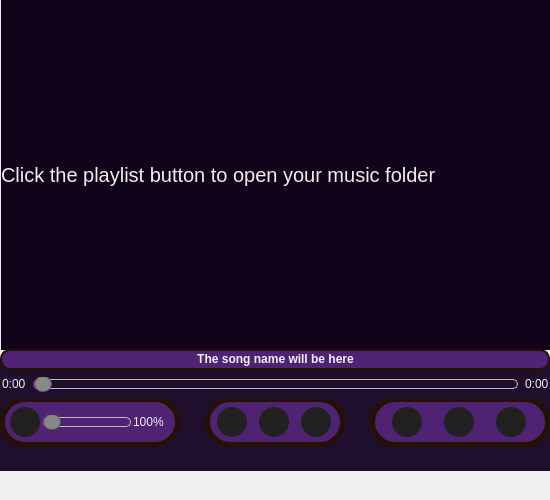
    <widget class="QWidget" name="homeTab">
     <property name="minimumSize">
      <size>
       <width>550</width>
       <height>500</height>
      </size>
     </property>
     <property name="maximumSize">
      <size>
       <width>550</width>
       <height>500</height>
      </size>
     </property>
     <property name="styleSheet">
      <string notr="true">border: none;
</string>
     </property>
     <attribute name="icon">
      <iconset>
       <normaloff>../../music_player/assets/home.svg</normaloff>../../music_player/assets/home.svg</iconset>
     </attribute>
     <attribute name="title">
      <string>Home</string>
     </attribute>
     <widget class="QWidget" name="libraryWidget" native="true">
      <property name="geometry">
       <rect>
        <x>0</x>
        <y>0</y>
        <width>550</width>
        <height>350</height>
       </rect>
      </property>
      <property name="styleSheet">
       <string notr="true">#libraryWidget {
border: none;
}

QScrollBar {
    width: 10px;
    border: none;
    background-color: #11041A;
    margin: 0px 0px 0px 0px;
}

QScrollBar::handle {
    background: qlineargradient(spread:pad, x1:0.457, y1:0.222, x2:1, y2:1, stop:0 rgba(148, 0, 211, 255), stop:1 rgba(172, 64, 159, 1));
    border-radius: 0px;
    min-height: 20px;
}

QScrollBar::add-page {
    background-color: #11041A;
}

QScrollBar::sub-page {
    background-color: #11041A;
}

QLabel {
    background-color: #11041A;
    color: #ECF0F1;
    font-size: 20px;
}</string>
      </property>
      <widget class="QScrollArea" name="scrollArea">
       <property name="geometry">
        <rect>
         <x>0</x>
         <y>-1</y>
         <width>550</width>
         <height>351</height>
        </rect>
       </property>
       <property name="verticalScrollBarPolicy">
        <enum>Qt::ScrollBarAlwaysOff</enum>
       </property>
       <property name="horizontalScrollBarPolicy">
        <enum>Qt::ScrollBarAlwaysOff</enum>
       </property>
       <property name="widgetResizable">
        <bool>true</bool>
       </property>
       <widget class="QWidget" name="scrollAreaWidgetContents">
        <property name="geometry">
         <rect>
          <x>0</x>
          <y>0</y>
          <width>550</width>
          <height>351</height>
         </rect>
        </property>
        <widget class="QWidget" name="horizontalLayoutWidget_5">
         <property name="geometry">
          <rect>
           <x>0</x>
           <y>0</y>
           <width>552</width>
           <height>352</height>
          </rect>
         </property>
         <layout class="QHBoxLayout" name="libraryLayout">
          <property name="spacing">
           <number>0</number>
          </property>
          <item>
           <widget class="QLabel" name="label">
            <property name="minimumSize">
             <size>
              <width>550</width>
              <height>350</height>
             </size>
            </property>
            <property name="maximumSize">
             <size>
              <width>550</width>
              <height>400</height>
             </size>
            </property>
            <property name="styleSheet">
             <string notr="true"/>
            </property>
            <property name="text">
             <string>Click the playlist button to open your music folder</string>
            </property>
            <property name="wordWrap">
             <bool>true</bool>
            </property>
           </widget>
          </item>
         </layout>
        </widget>
       </widget>
      </widget>
     </widget>
     <widget class="QFrame" name="playerActionsFrame">
      <property name="geometry">
       <rect>
        <x>0</x>
        <y>360</y>
        <width>551</width>
        <height>111</height>
       </rect>
      </property>
      <property name="styleSheet">
       <string notr="true">#playerActionsFrame {
    background: #200e2d;
    border: none;
}

QLabel {
    color: #ECF0F1;
}

QPushButton {
	border: none;
	background-color: #212121;
	border-radius: 15px;
    color: #555555;
    text-align: centre;
}
QPushButton:hover {
    background: qlineargradient(spread:pad, x1:0.457, y1:0.222, x2:1, y2:1, stop:0 rgba(148, 0, 211, 255), stop:1 rgba(172, 64, 159, 1));
}
QPushButton:pressed {
    background-color: #ECF0F1;
}

QSlider::sub-page:horizontal {
    border-radius: 5px;
    background: qlineargradient(spread:pad, x1:0.457, y1:0.222, x2:1, y2:1, stop:0 rgb(148, 0, 211), stop:1 rgb(172, 64, 159));
}

QSlider::groove:horizontal {
    border: 1px solid #bbb;
    height: 8px;
    background: qlineargradient(x1: 0, y1: 0, x2: 1, y2: 0,
                     stop: 0 #ddd, stop: 1 #888);
    border-radius: 5px;
}

QSlider::handle:horizontal {
    background-color: #888;
    border: 1px solid #555;
    width: 16px;
    margin-top: -4px;
    margin-bottom: -4px;
    border-radius: 8px;
}</string>
      </property>
      <property name="frameShape">
       <enum>QFrame::StyledPanel</enum>
      </property>
      <property name="frameShadow">
       <enum>QFrame::Raised</enum>
      </property>
      <widget class="QWidget" name="progressWidget" native="true">
       <property name="geometry">
        <rect>
         <x>-1</x>
         <y>-11</y>
         <width>550</width>
         <height>51</height>
        </rect>
       </property>
       <widget class="QWidget" name="horizontalLayoutWidget_2">
        <property name="geometry">
         <rect>
          <x>0</x>
          <y>20</y>
          <width>551</width>
          <height>31</height>
         </rect>
        </property>
        <layout class="QHBoxLayout" name="progressLayout">
         <property name="spacing">
          <number>7</number>
         </property>
         <property name="leftMargin">
          <number>3</number>
         </property>
         <property name="rightMargin">
          <number>1</number>
         </property>
         <item>
          <widget class="QLabel" name="startTimeLabel">
           <property name="maximumSize">
            <size>
             <width>30</width>
             <height>30</height>
            </size>
           </property>
           <property name="text">
            <string>0:00</string>
           </property>
          </widget>
         </item>
         <item>
          <widget class="QSlider" name="progressSlider">
           <property name="mouseTracking">
            <bool>false</bool>
           </property>
           <property name="tabletTracking">
            <bool>false</bool>
           </property>
           <property name="acceptDrops">
            <bool>false</bool>
           </property>
           <property name="autoFillBackground">
            <bool>false</bool>
           </property>
           <property name="styleSheet">
            <string notr="true"/>
           </property>
           <property name="maximum">
            <number>100</number>
           </property>
           <property name="tracking">
            <bool>true</bool>
           </property>
           <property name="orientation">
            <enum>Qt::Horizontal</enum>
           </property>
          </widget>
         </item>
         <item>
          <widget class="QLabel" name="endTimeLabel">
           <property name="maximumSize">
            <size>
             <width>30</width>
             <height>30</height>
            </size>
           </property>
           <property name="text">
            <string>0:00</string>
           </property>
          </widget>
         </item>
        </layout>
       </widget>
      </widget>
      <widget class="QWidget" name="actionsWidget" native="true">
       <property name="geometry">
        <rect>
         <x>0</x>
         <y>39</y>
         <width>550</width>
         <height>91</height>
        </rect>
       </property>
       <property name="maximumSize">
        <size>
         <width>550</width>
         <height>100</height>
        </size>
       </property>
       <property name="styleSheet">
        <string notr="true">#mainActionsWidget, #secondaryActionsWidget, #volumeWidget {
    border: 5px solid #251101;
    border-radius: 25px;
    background: #502274;
}</string>
       </property>
       <widget class="QWidget" name="mainActionsWidget" native="true">
        <property name="geometry">
         <rect>
          <x>205</x>
          <y>-2</y>
          <width>140</width>
          <height>50</height>
         </rect>
        </property>
        <property name="styleSheet">
         <string notr="true"/>
        </property>
        <widget class="QWidget" name="horizontalLayoutWidget">
         <property name="geometry">
          <rect>
           <x>0</x>
           <y>0</y>
           <width>141</width>
           <height>51</height>
          </rect>
         </property>
         <layout class="QHBoxLayout" name="mainActionsLayout">
          <property name="spacing">
           <number>0</number>
          </property>
          <property name="leftMargin">
           <number>0</number>
          </property>
          <property name="rightMargin">
           <number>0</number>
          </property>
          <item>
           <widget class="QPushButton" name="previousBtn">
            <property name="maximumSize">
             <size>
              <width>30</width>
              <height>30</height>
             </size>
            </property>
            <property name="toolTip">
             <string/>
            </property>
            <property name="whatsThis">
             <string/>
            </property>
            <property name="styleSheet">
             <string notr="true">padding-right: 3px
</string>
            </property>
            <property name="text">
             <string/>
            </property>
            <property name="icon">
             <iconset>
              <normaloff>../../assets/previous.svg</normaloff>../../assets/previous.svg</iconset>
            </property>
            <property name="iconSize">
             <size>
              <width>20</width>
              <height>20</height>
             </size>
            </property>
           </widget>
          </item>
          <item>
           <widget class="QPushButton" name="playPauseBtn">
            <property name="minimumSize">
             <size>
              <width>0</width>
              <height>0</height>
             </size>
            </property>
            <property name="maximumSize">
             <size>
              <width>30</width>
              <height>30</height>
             </size>
            </property>
            <property name="toolTip">
             <string/>
            </property>
            <property name="toolTipDuration">
             <number>-1</number>
            </property>
            <property name="statusTip">
             <string notr="true"/>
            </property>
            <property name="whatsThis">
             <string/>
            </property>
            <property name="styleSheet">
             <string notr="true">padding-left: 4px
</string>
            </property>
            <property name="text">
             <string/>
            </property>
            <property name="icon">
             <iconset>
              <normaloff>../../assets/play.svg</normaloff>../../assets/play.svg</iconset>
            </property>
            <property name="iconSize">
             <size>
              <width>20</width>
              <height>20</height>
             </size>
            </property>
           </widget>
          </item>
          <item>
           <widget class="QPushButton" name="nextBtn">
            <property name="maximumSize">
             <size>
              <width>30</width>
              <height>30</height>
             </size>
            </property>
            <property name="toolTip">
             <string/>
            </property>
            <property name="whatsThis">
             <string/>
            </property>
            <property name="styleSheet">
             <string notr="true">padding-left: 3px
</string>
            </property>
            <property name="text">
             <string/>
            </property>
            <property name="icon">
             <iconset>
              <normaloff>../../assets/next.svg</normaloff>../../assets/next.svg</iconset>
            </property>
            <property name="iconSize">
             <size>
              <width>20</width>
              <height>20</height>
             </size>
            </property>
           </widget>
          </item>
         </layout>
        </widget>
       </widget>
       <widget class="QWidget" name="volumeWidget" native="true">
        <property name="geometry">
         <rect>
          <x>0</x>
          <y>-2</y>
          <width>180</width>
          <height>50</height>
         </rect>
        </property>
        <widget class="QWidget" name="horizontalLayoutWidget_3">
         <property name="geometry">
          <rect>
           <x>10</x>
           <y>0</y>
           <width>121</width>
           <height>51</height>
          </rect>
         </property>
         <layout class="QHBoxLayout" name="volumeLayout">
          <property name="spacing">
           <number>2</number>
          </property>
          <property name="leftMargin">
           <number>0</number>
          </property>
          <property name="rightMargin">
           <number>0</number>
          </property>
          <item>
           <widget class="QPushButton" name="volumeBtn">
            <property name="minimumSize">
             <size>
              <width>30</width>
              <height>30</height>
             </size>
            </property>
            <property name="maximumSize">
             <size>
              <width>30</width>
              <height>30</height>
             </size>
            </property>
            <property name="toolTip">
             <string/>
            </property>
            <property name="whatsThis">
             <string/>
            </property>
            <property name="text">
             <string/>
            </property>
            <property name="icon">
             <iconset>
              <normaloff>../../assets/volumeOn.svg</normaloff>../../assets/volumeOn.svg</iconset>
            </property>
            <property name="iconSize">
             <size>
              <width>20</width>
              <height>20</height>
             </size>
            </property>
           </widget>
          </item>
          <item>
           <widget class="QSlider" name="volumeSlider">
            <property name="maximum">
             <number>100</number>
            </property>
            <property name="orientation">
             <enum>Qt::Horizontal</enum>
            </property>
           </widget>
          </item>
         </layout>
        </widget>
        <widget class="QLabel" name="volumeLabel">
         <property name="geometry">
          <rect>
           <x>133</x>
           <y>10</y>
           <width>40</width>
           <height>30</height>
          </rect>
         </property>
         <property name="maximumSize">
          <size>
           <width>40</width>
           <height>30</height>
          </size>
         </property>
         <property name="styleSheet">
          <string notr="true"/>
         </property>
         <property name="text">
          <string>100%</string>
         </property>
        </widget>
       </widget>
       <widget class="QWidget" name="secondaryActionsWidget" native="true">
        <property name="geometry">
         <rect>
          <x>370</x>
          <y>-2</y>
          <width>180</width>
          <height>50</height>
         </rect>
        </property>
        <widget class="QWidget" name="horizontalLayoutWidget_4">
         <property name="geometry">
          <rect>
           <x>0</x>
           <y>0</y>
           <width>181</width>
           <height>51</height>
          </rect>
         </property>
         <layout class="QHBoxLayout" name="secondaryActionsLayout">
          <property name="spacing">
           <number>0</number>
          </property>
          <item>
           <widget class="QPushButton" name="repeatBtn">
            <property name="maximumSize">
             <size>
              <width>30</width>
              <height>30</height>
             </size>
            </property>
            <property name="whatsThis">
             <string/>
            </property>
            <property name="styleSheet">
             <string notr="true"/>
            </property>
            <property name="text">
             <string/>
            </property>
            <property name="icon">
             <iconset>
              <normaloff>../../assets/repeat.svg</normaloff>../../assets/repeat.svg</iconset>
            </property>
            <property name="iconSize">
             <size>
              <width>25</width>
              <height>25</height>
             </size>
            </property>
            <property name="checkable">
             <bool>true</bool>
            </property>
           </widget>
          </item>
          <item>
           <widget class="QPushButton" name="shuffleBtn">
            <property name="maximumSize">
             <size>
              <width>30</width>
              <height>30</height>
             </size>
            </property>
            <property name="whatsThis">
             <string/>
            </property>
            <property name="styleSheet">
             <string notr="true">padding-left: 2px;</string>
            </property>
            <property name="text">
             <string/>
            </property>
            <property name="icon">
             <iconset>
              <normaloff>../../assets/shuffle.svg</normaloff>../../assets/shuffle.svg</iconset>
            </property>
            <property name="iconSize">
             <size>
              <width>24</width>
              <height>24</height>
             </size>
            </property>
            <property name="checkable">
             <bool>true</bool>
            </property>
           </widget>
          </item>
          <item>
           <widget class="QPushButton" name="playlistDirectoryBtn">
            <property name="maximumSize">
             <size>
              <width>30</width>
              <height>30</height>
             </size>
            </property>
            <property name="whatsThis">
             <string/>
            </property>
            <property name="text">
             <string/>
            </property>
            <property name="icon">
             <iconset>
              <normaloff>../../assets/playlist.svg</normaloff>../../assets/playlist.svg</iconset>
            </property>
            <property name="iconSize">
             <size>
              <width>25</width>
              <height>25</height>
             </size>
            </property>
           </widget>
          </item>
         </layout>
        </widget>
       </widget>
      </widget>
     </widget>
     <widget class="QWidget" name="songNameWidget" native="true">
      <property name="geometry">
       <rect>
        <x>0</x>
        <y>349</y>
        <width>550</width>
        <height>21</height>
       </rect>
      </property>
      <property name="styleSheet">
       <string notr="true">#songNameWidget {
    border: 2px solid #251101;
    border-radius: 10px;
    background: #502274;
}</string>
      </property>
      <widget class="QLabel" name="songNameLabel">
       <property name="geometry">
        <rect>
         <x>0</x>
         <y>0</y>
         <width>551</width>
         <height>20</height>
        </rect>
       </property>
       <property name="styleSheet">
        <string notr="true">color: #ECF0F1;
font-weight: bold;
</string>
       </property>
       <property name="text">
        <string>The song name will be here</string>
       </property>
       <property name="alignment">
        <set>Qt::AlignCenter</set>
       </property>
      </widget>
     </widget>
    </widget>
